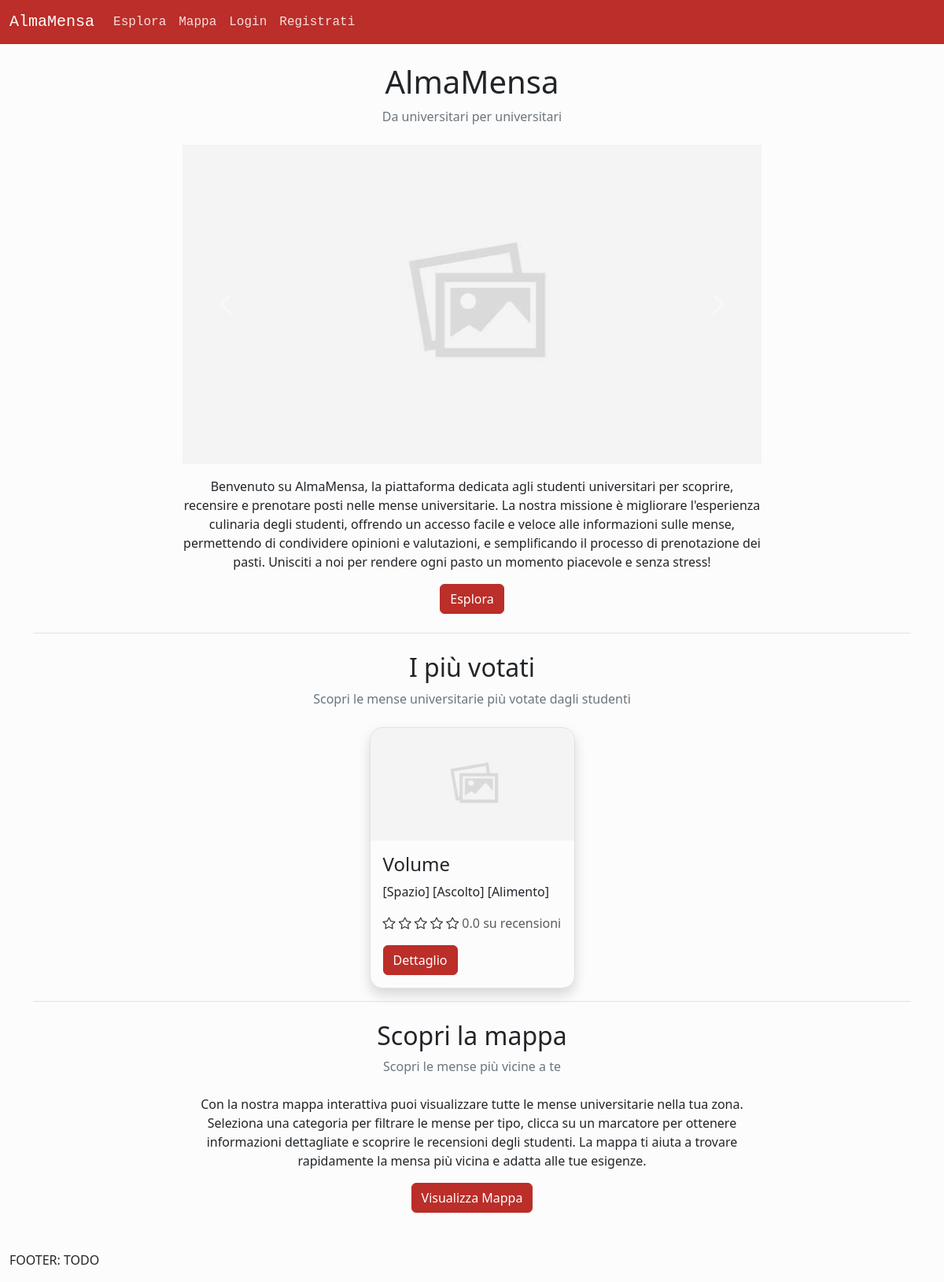
Before: / with the older database file.
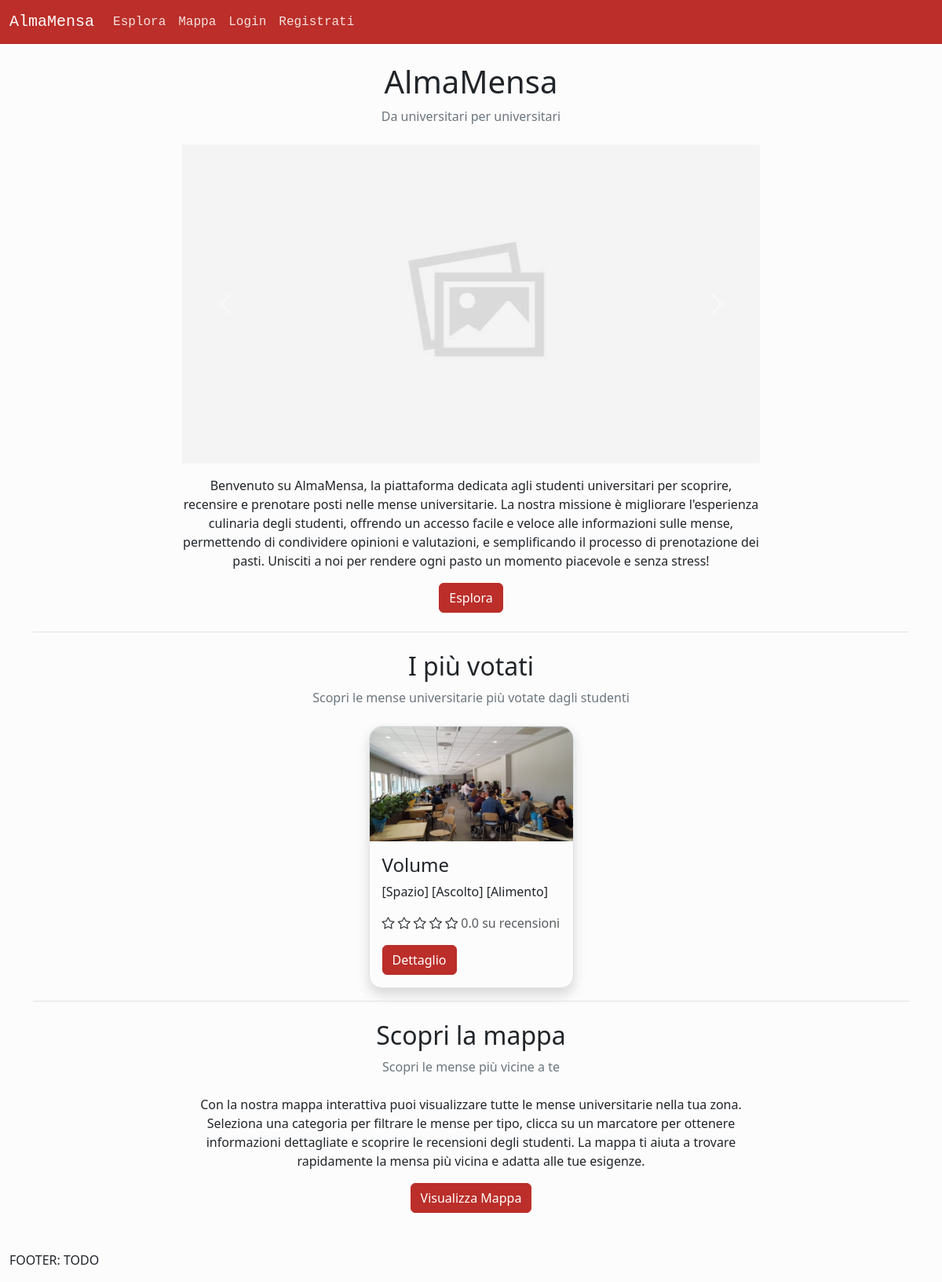
After: the same page with the newer database file.
### tables this page shows
CREATE TABLE `mense` (
  `id` int(11) NOT NULL,
  `email` varchar(100) NOT NULL,
  `nome` varchar(50) NOT NULL,
  `descrizione` varchar(255) NOT NULL,
  `ind_civico` varchar(10) NOT NULL,
  `ind_via` varchar(100) NOT NULL,
  `ind_comune` varchar(50) NOT NULL,
  `ind_cap` int(11) NOT NULL,
  `coo_latitudine` varchar(15) NOT NULL,
  `coo_longitudine` varchar(15) NOT NULL,
  `num_posti` int(11) NOT NULL,
  `immagine` varchar(255) DEFAULT NULL,
  `id_categoria` int(11) NOT NULL,
  `media_recensioni` decimal(3,2) NOT NULL,
  `num_recensioni` int(11) NOT NULL
);

### public/index.php (called while the page is built)
<?php
require_once '../src/bootstrap.php';
$currentPage["title"] = "Home";
$currentPage["filename"] = "index.php";
$templateParams["topCanteens"] = $dbh->getCanteens("media_voti DESC", 3);
require '../src/template/base.php';
?>

### src/bootstrap.php (called while the page is built, shortened)
<?php
require_once("classes.php");
require_once("database.php");
if (!isUserLoggedIn()) {
    $userData["level"] = UserLevel::NotLogged;
} else {
    $userData["level"] = $_SESSION["level"];
}
$dbh = new DatabaseHelper("localhost", "root", "", "almamensa", 3306);
?>

### src/database.php (called while the page is built, shortened)
<?php
class DatabaseHelper{
    private $db;
    public function __construct($servername, $username, $password, $dbname, $port){
        $this->db = new mysqli($servername, $username, $password, $dbname, $port);
    }
    public function getCanteens($orderBy, $limit = null) {
        $limit = $limit != null ? "LIMIT " . intval($limit) . " " : "";
        $query = "SELECT m.*, r.media_voti, r.num_voti, c.nome AS categoria FROM mense AS m LEFT JOIN (SELECT id_mensa, TRUNCATE(AVG(voto), 1) as media_voti, COUNT(voto) AS num_voti FROM `recensioni` GROUP BY id_mensa) AS r ON m.id = r.id_mensa JOIN categorie c ON m.id_categoria = c.id ORDER BY $orderBy $limit;";
        $stmt = $this->db->prepare($query);
        $stmt->execute();
        $result = $stmt->get_result();
        $list = array();
        foreach ($result->fetch_all(MYSQLI_ASSOC) as $c) {
            array_push($list, new Canteen($c["id"], $c["email"], $c["nome"], $c["descrizione"], $c["ind_civico"], $c["ind_via"], $c["ind_comune"], $c["ind_cap"], $c["coo_latitudine"], $c["coo_longitudine"], $c["num_posti"], $c["immagine"], $c["categoria"], $c["media_voti"], $c["num_voti"]));
        }
        return $list;
    }
}
?>

### src/classes.php (called while the page is built, shortened)
<?php
class Canteen implements JsonSerializable {
    private $id;
    private $name;
    private $desc;
    private $img;
    private $avgReviews;
    public function __construct($id, $email, $name, $desc, $number, $avenue, $municipality, $postalCode, $lat, $long, $maxSeatings, $img, $category, $avgReviews, $numReviews) {
        $this->id = $id;
        $this->name = $name;
        $this->desc = $desc;
        $this->img = empty($img) ? "" : $img;
        $this->avgReviews = $avgReviews;
    }
    public function getId() {
        return $this->id;
    }
    public function getName() {
        return $this->name;
    }
    public function getDescription() {
        return $this->desc;
    }
    public function getImg() {
        return $this->img;
    }
    public function getAvgReviews() {
        return $this->avgReviews;
    }
}
?>

### src/template/card.php (the view, shortened to what this page needs)
<div class="card border rounded-4 shadow h-100">
    <img src="<?php echo empty($c->getImg()) ? "assets/img/no_img.jpg" : UPLOAD_DIR . $c->getImg(); ?>"
        class="card-img-top rounded-top-4" alt="" />
    <div class="card-body">
        <h2 class="card-title fs-4"><?php echo $c->getName() ?></h2>
        <p class="card-text"><?php echo $c->getDescription() ?></p>
        <p class="card-text" title="Valutazione media e numero di recensioni">
            <span title="Valutazione media: <?php echo number_format($c->getAvgReviews(), 1); ?>">
                <?php for ($i = 1; $i <= $c->getAvgReviews(); $i++): ?>
                    <span class="bi bi-star-fill"></span>
                <?php endfor;
                for (; $i <= 5; $i++): ?>
                    <span class="bi bi-star"></span>
                <?php endfor; ?>
            </span>
            <span class="text-body-secondary"><?php echo number_format($c->getAvgReviews(), 1); ?> su
                <?php echo $c->getNumReviews(); ?> recensioni</span>
        </p>
        <a href="canteen_details.php?id=<?php echo $c->getId() ?>" class="btn btn-primary mt-auto">Dettaglio</a>
    </div>
</div>

### src/template/base.php (shortened to what this page needs)
<!DOCTYPE html>
<html lang="it">
<head>
    <link href="assets/css/custom.css" rel="stylesheet">
    <link rel="stylesheet" href="https://cdn.jsdelivr.net/npm/bootstrap-icons@1.13.1/font/bootstrap-icons.min.css">
</head>
<body>
    <?php require("navbar.php"); ?>
    <main class="container-fluid">
    <?php
    if(isset($currentPage["filename"])){
        require("../src/template/".$currentPage["filename"]);
    }
    ?>
    </main>
    <footer class="container-fluid mt-2">
        <p>FOOTER: TODO</p>
    </footer>
</body>
</html>

### src/template/navbar.php (shortened to what this page needs)
<nav class="navbar navbar-dark navbar-expand-lg bg-primary font-monospace">
    <div class="container-fluid">
        <a class="navbar-brand" href="index.php">AlmaMensa</a>
        <div class="collapse navbar-collapse" id="navbarToggler">
            <ul class="navbar-nav me-auto mb-2 mb-lg-0">
                <li class="nav-item">
                    <a class="nav-link" href="explore.php">Esplora</a>
                </li>
                <li class="nav-item">
                    <a class="nav-link" href="map.php">Mappa</a>
                </li>
                <?php
                if ($userData["level"] != UserLevel::NotLogged):
                ?>
                <li class="nav-item">
                    <a class="nav-link" href="logout.php">Logout</a>
                </li>
                <?php else: ?>
                <li class="nav-item">
                    <a class="nav-link" href="login.php">Login</a>
                </li>
                <li class="nav-item">
                    <a class="nav-link" href="signup.php">Registrati</a>
                </li>
                <?php endif; ?>
            </ul>
        </div>
    </div>
</nav>

### src/template/index.php (shortened to what this page needs)
<header class="text-center my-4">
    <h1>AlmaMensa</h1>
    <p class="text-secondary">Da universitari per universitari</p>
</header>
<div class="container mb-5">
    <div class="row justify-content-center">
        <div class="col-10 col-md-8">
            <div id="main-carousel" class="carousel slide">
                <div class="carousel-inner">
                    <div class="carousel-item active">
                        <img src="assets/img/no_img.jpg" class="d-block w-100" alt="...">
                    </div>
                </div>
                <button class="carousel-control-prev" type="button" data-bs-target="#main-carousel"
                    data-bs-slide="prev">
                    <span class="carousel-control-prev-icon" aria-hidden="true"></span>
                </button>
                <button class="carousel-control-next" type="button" data-bs-target="#main-carousel"
                    data-bs-slide="next">
                    <span class="carousel-control-next-icon" aria-hidden="true"></span>
                </button>
            </div>
        </div>
    </div>
    <div class="row justify-content-center mb-4">
        <div class="col-10 col-md-8 text-center">
            <p class="mt-3">
                Benvenuto su AlmaMensa, la piattaforma dedicata agli studenti universitari per scoprire, recensire e
                prenotare posti nelle mense universitarie. La nostra missione è migliorare l'esperienza culinaria degli
                studenti, offrendo un accesso facile e veloce alle informazioni sulle mense, permettendo di condividere
                opinioni e valutazioni, e semplificando il processo di prenotazione dei pasti. Unisciti a noi per
                rendere ogni pasto un momento piacevole e senza stress!
            </p>
            <a href="explore.php" class="btn btn-primary" role="button">Esplora</a>
        </div>
    </div>
    <section class="border-top">
        <header class="text-center my-4">
            <h2>I più votati</h2>
            <p class="text-secondary">Scopri le mense universitarie più votate dagli studenti</p>
        </header>
        <div class="row justify-content-center">
            <?php if (count($templateParams["topCanteens"]) == 0): ?>
                    <p class="text-body-secondary">Non ci sono dati in questa sezione</p>
                <?php else:
                    foreach ($templateParams["topCanteens"] as $c): ?>
                        <div class="col-10 col-md-5 col-xl-3 mb-3">
                            <?php include 'card.php'; ?>
                        </div>
                    <?php endforeach;
                endif; ?>
        </div>
    </section>
    <section class="border-top">
        <header class="text-center my-4">
            <h2>Scopri la mappa</h2>
            <p class="text-secondary">Scopri le mense più vicine a te</p>
        </header>
        <div class="row justify-content-center">
            <div class="col-10 col-md-8 text-center">
                <p>Con la nostra mappa interattiva puoi visualizzare tutte le mense universitarie nella tua zona. Seleziona una categoria per filtrare le mense per tipo, clicca su un marcatore per ottenere informazioni dettagliate e scoprire le recensioni degli studenti. La mappa ti aiuta a trovare rapidamente la mensa più vicina e adatta alle tue esigenze.</p>
                <a href="map.php" class="btn btn-primary" role="button">Visualizza Mappa</a>
            </div>
        </div>
    </section>
</div>

Changed rows visible on the page:
changed mense "Volume": immagine: picture added in place of a placeholder
